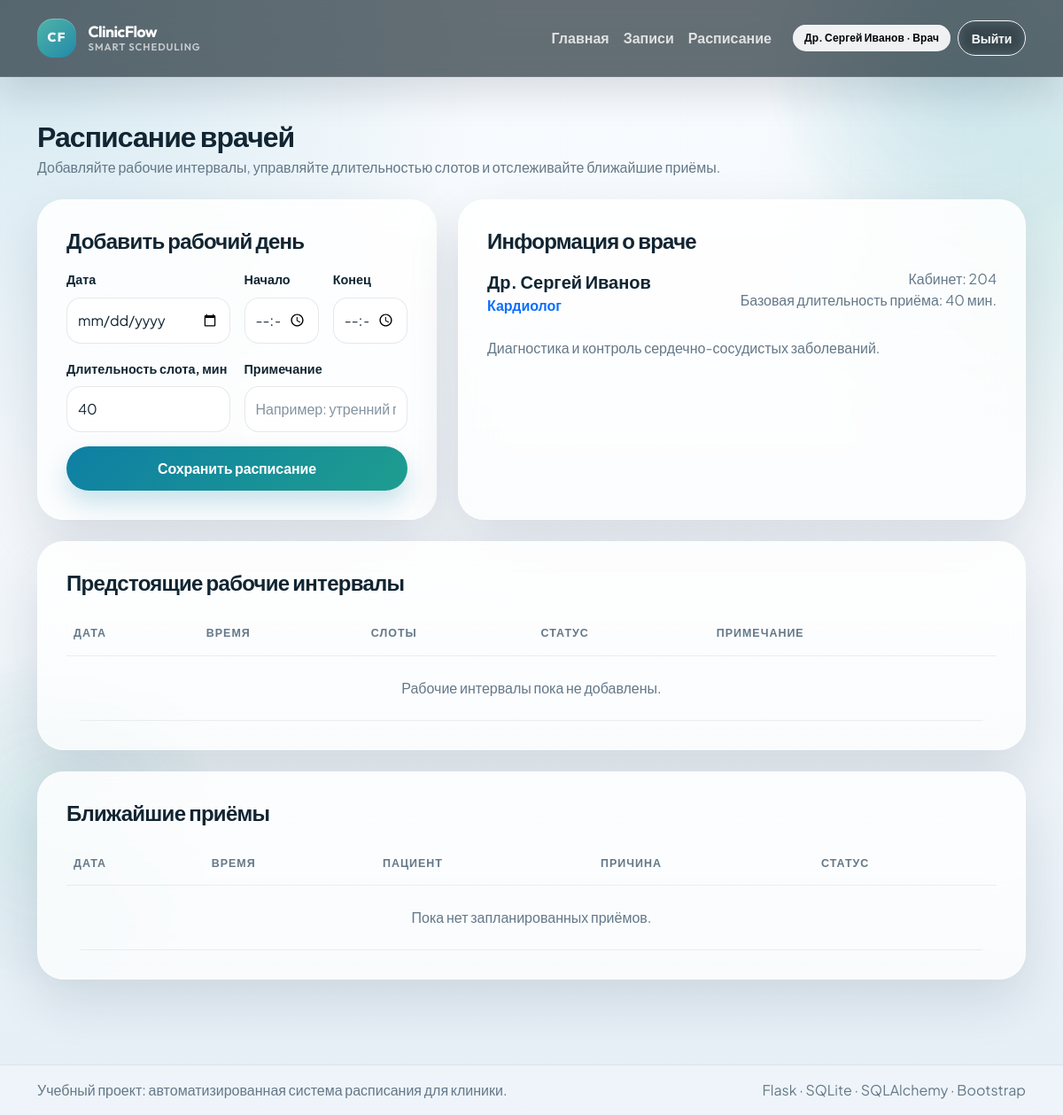
The app's page /schedule (signed in) with its own data.
### models.py (models this page shows, shortened)
class User(db.Model):
    __tablename__ = "users"
    id = db.Column(db.Integer, primary_key=True)
    full_name = db.Column(db.String(120), nullable=False)
    email = db.Column(db.String(120), nullable=False, unique=True, index=True)
    phone = db.Column(db.String(30), unique=True)
    password_hash = db.Column(db.String(255), nullable=False)
    role = db.Column(db.String(20), nullable=False, index=True)
    is_active = db.Column(db.Boolean, default=True, nullable=False)
    created_at = db.Column(db.DateTime, default=datetime.utcnow, nullable=False)
    doctor_profile = db.relationship(
        "Doctor",
        back_populates="user",
        uselist=False,
        cascade="all, delete-orphan",
    )
    patient_profile = db.relationship(
        "Patient",
        back_populates="user",
        uselist=False,
        cascade="all, delete-orphan",
    )

class Doctor(db.Model):
    __tablename__ = "doctors"
    id = db.Column(db.Integer, primary_key=True)
    user_id = db.Column(db.Integer, db.ForeignKey("users.id"), nullable=False, unique=True)
    specialization = db.Column(db.String(120), nullable=False)
    room_number = db.Column(db.String(20))
    appointment_duration = db.Column(db.Integer, nullable=False, default=30)
    bio = db.Column(db.Text)
    user = db.relationship("User", back_populates="doctor_profile")
    schedules = db.relationship(
        "Schedule",
        back_populates="doctor",
        cascade="all, delete-orphan",
        order_by="Schedule.work_date, Schedule.start_time",
    )
    appointments = db.relationship(
        "Appointment",
        back_populates="doctor",
        cascade="all, delete-orphan",
        foreign_keys="Appointment.doctor_id",
        order_by="Appointment.appointment_date, Appointment.start_time",
    )
    @property
    def full_name(self):
        return self.user.full_name if self.user else "Врач"

### routes.py (the view, shortened to what this page needs)
@bp.route("/schedule", methods=["GET", "POST"])
@roles_required("doctor", "admin")
def schedule_view():
    doctors = (
        Doctor.query.options(joinedload(Doctor.user))
        .join(Doctor.user)
        .filter(User.is_active.is_(True))
        .order_by(User.full_name)
        .all()
    )
    if g.current_user.role == "doctor":
        selected_doctor = g.current_user.doctor_profile
    else:
        requested_doctor_id = request.values.get("doctor_id", type=int)
        selected_doctor = db.session.get(Doctor, requested_doctor_id) if requested_doctor_id else (doctors[0] if doctors else None)
    schedules = []
    upcoming_appointments = []
    if selected_doctor:
        schedules = (
            Schedule.query.filter(
                Schedule.doctor_id == selected_doctor.id,
                Schedule.work_date >= date.today(),
            )
            .order_by(Schedule.work_date, Schedule.start_time)
            .all()
        )
        upcoming_appointments = (
            Appointment.query.options(joinedload(Appointment.patient).joinedload(Patient.user))
            .filter(
                Appointment.doctor_id == selected_doctor.id,
                Appointment.appointment_date >= date.today(),
                Appointment.status != "cancelled",
            )
            .order_by(Appointment.appointment_date, Appointment.start_time)
            .all()
        )
    return render_template(
        "schedule.html",
        doctors=doctors,
        selected_doctor=selected_doctor,
        schedules=schedules,
        upcoming_appointments=upcoming_appointments,
    )

### routes.py (called while the page is built)
@bp.before_app_request
def load_logged_in_user():
    user_id = session.get("user_id")
    g.current_user = db.session.get(User, user_id) if user_id else None

@bp.app_context_processor
def inject_globals():
    return {
        "current_user": g.get("current_user"),
        "role_labels": ROLE_LABELS,
        "status_labels": STATUS_LABELS,
        "today_date": date.today(),
    }

def login_required(view):
    @wraps(view)
    def wrapped_view(*args, **kwargs):
        if not g.current_user or not g.current_user.is_active:
            session.clear()
            flash("Войдите в систему, чтобы продолжить работу.", "warning")
            return redirect(url_for("main.login"))
        return view(*args, **kwargs)
    return wrapped_view

def roles_required(*roles):
    def decorator(view):
        @wraps(view)
        @login_required
        def wrapped_view(*args, **kwargs):
            if g.current_user.role not in roles:
                abort(403)
            return view(*args, **kwargs)
        return wrapped_view
    return decorator

### templates/schedule.html (shortened to what this page needs)
{% extends "base.html" %}
{% block content %}
<div class="d-flex justify-content-between align-items-center flex-wrap gap-3 mb-4">
    <div>
        <h2 class="fw-bold mb-1">Расписание врачей</h2>
        <p class="text-secondary mb-0">Добавляйте рабочие интервалы, управляйте длительностью слотов и отслеживайте ближайшие приёмы.</p>
    </div>
</div>
<div class="row g-4">
    <div class="col-lg-5">
        <div class="surface-card h-100">
            <h4 class="fw-bold mb-3">Добавить рабочий день</h4>
            <form method="post" class="row g-3">
                <div class="col-md-6">
                    <label class="form-label">Дата</label>
                    <input type="date" name="work_date" class="form-control" required>
                </div>
                <div class="col-md-3">
                    <label class="form-label">Начало</label>
                    <input type="time" name="start_time" class="form-control" required>
                </div>
                <div class="col-md-3">
                    <label class="form-label">Конец</label>
                    <input type="time" name="end_time" class="form-control" required>
                </div>
                <div class="col-md-6">
                    <label class="form-label">Длительность слота, мин</label>
                    <input type="number" name="slot_duration" class="form-control" min="10" max="120" value="{{ selected_doctor.appointment_duration if selected_doctor else 30 }}">
                </div>
                <div class="col-md-6">
                    <label class="form-label">Примечание</label>
                    <input type="text" name="notes" class="form-control" placeholder="Например: утренний приём">
                </div>
                <div class="col-12">
                    <button type="submit" class="btn btn-primary w-100">Сохранить расписание</button>
                </div>
            </form>
        </div>
    </div>
    <div class="col-lg-7">
        <div class="surface-card h-100">
            <h4 class="fw-bold mb-3">Информация о враче</h4>
            {% if selected_doctor %}
                <div class="d-flex justify-content-between flex-wrap gap-3 mb-4">
                    <div>
                        <div class="fs-5 fw-bold">{{ selected_doctor.full_name }}</div>
                        <div class="text-primary fw-semibold">{{ selected_doctor.specialization }}</div>
                    </div>
                    <div class="text-secondary text-end">
                        <div>Кабинет: {{ selected_doctor.room_number or 'не указан' }}</div>
                        <div>Базовая длительность приёма: {{ selected_doctor.appointment_duration }} мин.</div>
                    </div>
                </div>
                <p class="text-secondary mb-0">{{ selected_doctor.bio or 'Описание врача можно дополнить в админ-панели.' }}</p>
            {% else %}
                <div class="empty-state">Сначала добавьте врача или выберите его из списка.</div>
            {% endif %}
        </div>
    </div>
</div>
<div class="surface-card mt-4">
    <h4 class="fw-bold mb-3">Предстоящие рабочие интервалы</h4>
    <div class="table-responsive">
        <table class="table align-middle">
            <thead>
                <tr>
                    <th>Дата</th>
                    <th>Время</th>
                    <th>Слоты</th>
                    <th>Статус</th>
                    <th>Примечание</th>
                </tr>
            </thead>
            <tbody>
                {% for schedule in schedules %}
                    <tr>
                        <td>{{ schedule.work_date.strftime('%d.%m.%Y') }}</td>
                        <td>{{ schedule.start_time.strftime('%H:%M') }} - {{ schedule.end_time.strftime('%H:%M') }}</td>
                        <td>{{ schedule.total_slots }} по {{ schedule.slot_duration }} мин.</td>
                        <td>
                            <span class="badge {% if schedule.is_active %}text-bg-success{% else %}text-bg-secondary{% endif %}">
                                {{ 'Активно' if schedule.is_active else 'Отключено' }}
                            </span>
                        </td>
                        <td>{{ schedule.notes or 'Без примечаний' }}</td>
                    </tr>
                {% else %}
                    <tr>
                        <td colspan="5" class="text-center text-secondary py-4">Рабочие интервалы пока не добавлены.</td>
                    </tr>
                {% endfor %}
            </tbody>
        </table>
    </div>
</div>
<div class="surface-card mt-4">
    <h4 class="fw-bold mb-3">Ближайшие приёмы</h4>
    <div class="table-responsive">
        <table class="table align-middle">
            <thead>
                <tr>
                    <th>Дата</th>
                    <th>Время</th>
                    <th>Пациент</th>
                    <th>Причина</th>
                    <th>Статус</th>
                </tr>
            </thead>
            <tbody>
                {% for appointment in upcoming_appointments %}
                    <tr>
                        <td>{{ appointment.appointment_date.strftime('%d.%m.%Y') }}</td>
                        <td>{{ appointment.start_time.strftime('%H:%M') }} - {{ appointment.end_time.strftime('%H:%M') }}</td>
                        <td>{{ appointment.patient.full_name }}</td>
                        <td>{{ appointment.reason or 'Не указана' }}</td>
                        <td>{{ status_labels[appointment.status] }}</td>
                    </tr>
                {% else %}
                    <tr>
                        <td colspan="5" class="text-center text-secondary py-4">Пока нет запланированных приёмов.</td>
                    </tr>
                {% endfor %}
            </tbody>
        </table>
    </div>
</div>
{% endblock %}

### templates/base.html (shortened to what this page needs)
<!doctype html>
<html lang="ru">
<head>
    <link href="https://cdn.jsdelivr.net/npm/bootstrap@5.3.3/dist/css/bootstrap.min.css" rel="stylesheet">
    <link rel="stylesheet" href="{{ url_for('static', filename='style.css') }}">
</head>
<body class="app-body">
    <div class="app-backdrop" aria-hidden="true">
        <span class="app-orb orb-one"></span>
        <span class="app-orb orb-two"></span>
        <span class="app-grid"></span>
    </div>
    <nav class="navbar navbar-expand-lg navbar-dark app-navbar">
        <div class="container">
            <a class="navbar-brand app-brand" href="{{ url_for('main.index') }}">
                <span class="brand-mark">CF</span>
                <span class="brand-copy">
                    <span class="brand-name">ClinicFlow</span>
                    <span class="brand-note">smart scheduling</span>
                </span>
            </a>
            <div class="collapse navbar-collapse" id="mainNav">
                <ul class="navbar-nav ms-auto align-items-lg-center">
                    <li class="nav-item">
                        <a class="nav-link" href="{{ url_for('main.index') }}">Главная</a>
                    </li>
                    {% if current_user %}
                        <li class="nav-item">
                            <a class="nav-link" href="{{ url_for('main.appointments') }}">Записи</a>
                        </li>
                        {% if current_user.role in ['doctor', 'admin'] %}
                            <li class="nav-item">
                                <a class="nav-link" href="{{ url_for('main.schedule_view') }}">Расписание</a>
                            </li>
                        {% endif %}
                        <li class="nav-item ms-lg-3">
                            <span class="badge text-bg-light user-badge">
                                {{ current_user.full_name }} · {{ role_labels[current_user.role] }}
                            </span>
                        </li>
                        <li class="nav-item ms-lg-2">
                            <a class="btn btn-outline-light btn-sm" href="{{ url_for('main.logout') }}">Выйти</a>
                        </li>
                    {% else %}
                        <li class="nav-item ms-lg-3">
                            <a class="btn btn-outline-light btn-sm me-2" href="{{ url_for('main.login') }}">Войти</a>
                            <a class="btn btn-light btn-sm" href="{{ url_for('main.register') }}">Регистрация</a>
                        </li>
                    {% endif %}
                </ul>
            </div>
        </div>
    </nav>
    <main class="container py-4 py-lg-5 app-main">
        {% block content %}{% endblock %}
    </main>
    <footer class="app-footer">
        <div class="container py-3 d-flex flex-column flex-md-row justify-content-between gap-2">
            <span>Учебный проект: автоматизированная система расписания для клиники.</span>
            <span>Flask · SQLite · SQLAlchemy · Bootstrap</span>
        </div>
    </footer>
</body>
</html>

### records on screen
User: full_name "Др. Сергей Иванов", role "Врач"
Doctor: slot_duration "40", specialization "Кардиолог", room_number "204", appointment_duration "40", bio "Диагностика и контроль сердечно-сосудистых заболеваний."
